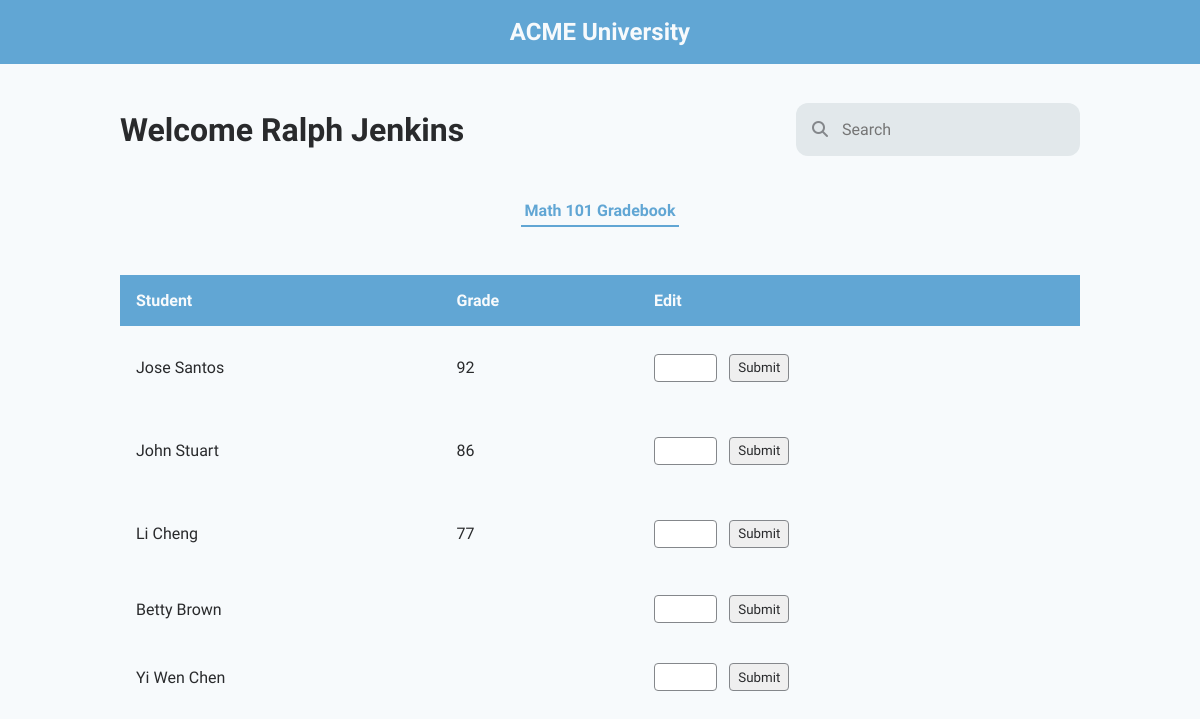
Page /instructor/Ralph Jenkins/Math 101 (signed in) on the committed database.
### db.py (models this page shows)
class Teacher(db.Model, UserMixin):
	id = db.Column(db.Integer, primary_key=True)
	name = db.Column(db.String, nullable=False)
	user = db.relationship('User', backref='teacher', uselist=False)

class Course(db.Model, UserMixin):
	id = db.Column(db.Integer, primary_key=True)
	course_name = db.Column(db.String, unique=True, nullable=False)
	teacher_id = db.Column(db.Integer, db.ForeignKey('teacher.id'), nullable=False)
	number_enrolled = db.Column(db.Integer, nullable=False)
	capacity = db.Column(db.Integer, nullable=False)
	time = db.Column(db.String, nullable=False)
	teacher = db.relationship('Teacher', backref=db.backref('teachers', lazy=True))
	students = db.relationship('Enrollment', back_populates='course')

class Student(db.Model, UserMixin):
	id = db.Column(db.Integer, primary_key=True, autoincrement=True)
	name = db.Column(db.String, nullable=False)
	user = db.relationship('User', backref='student', uselist=False)
	courses = db.relationship('Enrollment', back_populates='student')

### app.py (the view)
@app.route("/instructor/<name>/<course>", methods = ['GET', 'POST'])
def specific_course(name, course, student = None):
    instructor_name = name
    instructor_course = course
    tea_data = []
    teaQ = Teacher.query.filter_by(name=instructor_name).first()
    teaQC = Course.query.filter_by(teacher_id = teaQ.id, course_name = instructor_course).first()
    print(teaQC)
    if request.method == 'GET':
        tea_courses_data = []
        for j in range(len(teaQC.students)):
            temp1 = {
                'name':teaQC.students[j].student.name,
                'grade':teaQC.students[j].grade
            }
            tea_courses_data.append(temp1)
    return render_template("specificCourse.html", instructor_name = instructor_name, instructor_course = instructor_course, data = tea_courses_data)

### app.py (called while the page is built)
@login.user_loader
def load_user(user_id):
    return User.query.get(user_id)

### templates/specificCourse.html (shortened to what this page needs)
{% extends "person.html" %}
{% block styles %}
    {{ super() }}
    <link rel="stylesheet" href="{{ url_for('static', filename = 'instructor.css') }}">
{% endblock %}
{% block person_name %}{{ instructor_name }}{% endblock %}
{% block inner_nav_links %}
    <button class="inner-nav-link active-tab">{{ instructor_course }} Gradebook</button>
{% endblock %}
{% block data_table_headings %}
    <th>Student</th>
    <th>Grade</th>
    <th>Edit</th>
{% endblock %}
{% block data_table_body %}
    {% for student in data %}
        <tr>
            <td>{{ student.name }}</td>
            <td onclick="editGrade('{{ student.grade }}')">
                <p class="grade-value">{{ student.grade }}</p>
            </td>
            <td>
                <form action="{{ url_for('specific_course', name = instructor_name, course = instructor_course, student = student.name ) }}" method="post">
                    <input type="text" class="editable-field" name="new_grade" autocomplete="off">
                    <input class="edit-grade-submit" type="submit" value="Submit">
                </form>
            </td>
        </tr>
    {% endfor %}
{% endblock %}

### static/base.css (style rules this page uses)
:root { --bg-color: #F7FAFC; --accent-color: #61A6D4; --primary-text-color: #292A2C; --secondary-text-color: #61A6D4; --tertiary-text-color: #84878B; --quaternary-text-color: #F7FAFC; }
body { margin: 0; padding: 0; width: 100vw; height: 100vh; font-family: 'Source Sans Pro', Arial, Helvetica, sans-serif; background-color: var(--bg-color); color: var(--primary-text-color); position: relative; overflow-x: hidden; }

### static/person.css (style rules this page uses)
.inner-nav-link { padding: .35rem .25rem; text-decoration: none; border: none; background-color: transparent; font-family: 'Source Sans Pro', Arial, Helvetica, sans-serif; font-size: 1rem; color: var(--primary-text-color); }
.active-tab { font-weight: 600; color: var(--secondary-text-color); border-bottom: 2px solid var(--accent-color); }
.data-table-row th { text-align: left; padding: 1rem 1rem; }
.data-table-body td { color: var(--primary-text-color); padding: 1rem 1rem; }
.editable-field, .edit-grade-submit, .options-button { border: 1px solid #84878B; border-radius: .25rem; font-family: 'Source Sans Pro', Arial, Helvetica, sans-serif; color: var(--primary-text-color); display: inline-block; }
.editable-field { padding: .35rem; width: 50px; }
.grade-value { display: inline-block; }
.edit-grade-submit { padding: .35rem .5rem; margin-left: .5rem; }

### rows in the picture
Teacher: name "Ralph Jenkins"
Course: course_name "Math 101"
Student: name "Jose Santos", grade "92"
Student: name "John Stuart", grade "86"
Student: name "Li Cheng", grade "77"
Student: name "Betty Brown"
Student: name "Yi Wen Chen"
